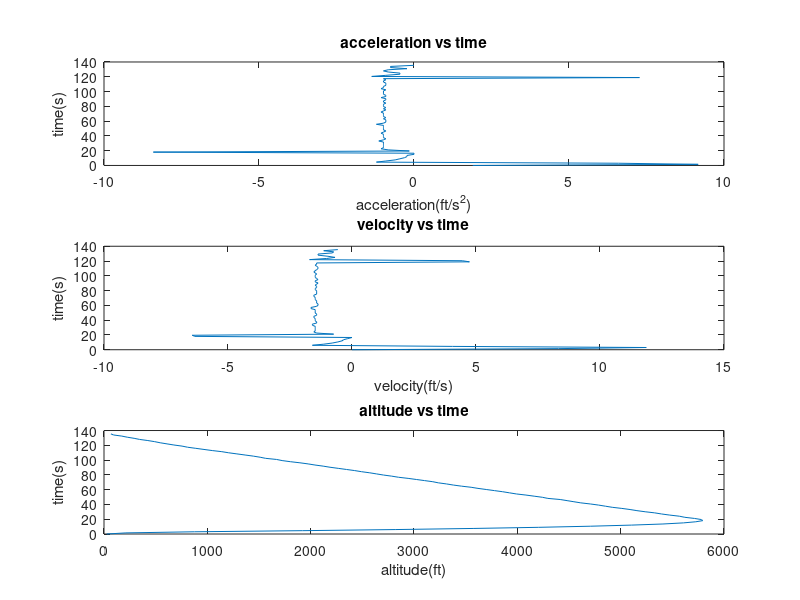

Write MATLAB code to recreate this figure.
%%%%%%%%%%%%%%%%%%%%%%%%%%%%%%%%%%%%%%%%%%%%%%%%%%%%%%%%%%%%%%%%%%%%%
% ENGR 133 
% Program Description 
%calculating and tracking launch velocity
%
% Assignment Information
%   Assignment:     Ma3_Task7
%   Author:         Yolanda, chen3633@purdue.edu
%   Team ID:        LC1-15
%  	Contributor:    Name, login@purdue [repeat for each]
%   My contributor(s) helped me:	
%     [ ] understand the assignment expectations without
%         telling me how they will approach it.
%     [ ] understand different ways to think about a solution
%         without helping me plan my solution.
%     [ ] think through the meaning of a specific error or
%         bug present in my code without looking at my code.
%%%%%%%%%%%%%%%%%%%%%%%%%%%%%%%%%%%%%%%%%%%%%%%%%%%%%%%%%%%%%%%%%%%%%
%% ____________________
%% INITIALIZATION

file = csvread("Data_RDAS.csv", 1, 0);
time = file(:,1);
alt = file(:, 2);
acc = file(:, 3);
v = 0;
N = size(file, 1);


%% ____________________
%% CALCULATIONS

for k = 2:N
    v(k, :) =( (acc(k)+acc(k-1))/2)*(time(k)-time(k-1));
end
disp(v)

subplot(3,1,1);
plot(acc, time);
title("acceleration vs time")
xlabel('acceleration(ft/s^2)')
ylabel('time(s)')

subplot(3, 1, 2);
plot(v, time);
title("velocity vs time")
xlabel('velocity(ft/s)')
ylabel('time(s)')

subplot(3, 1, 3);
plot(alt, time);
title("altitude vs time")
xlabel('altitude(ft)')
ylabel('time(s)')

maxv = max(v);
idx = find(v == maxv);
timeidx = time(idx);


%% ____________________
%% FIGURE DISPLAY




%% ____________________
%% TEXT DISPLAY
fprintf("the maximum launch velocity: \n")
disp(maxv)
fprintf("the time maximum launch velocity occurs: \n")
disp(timeidx)

%% ____________________
%% ACADEMIC INTEGRITY STATEMENT
% I have not used source code obtained from any other unauthorized
% source, either modified or unmodified.  I have not provided
% access to my code to anyone in any way. The script I am 
% submitting is my own original work.